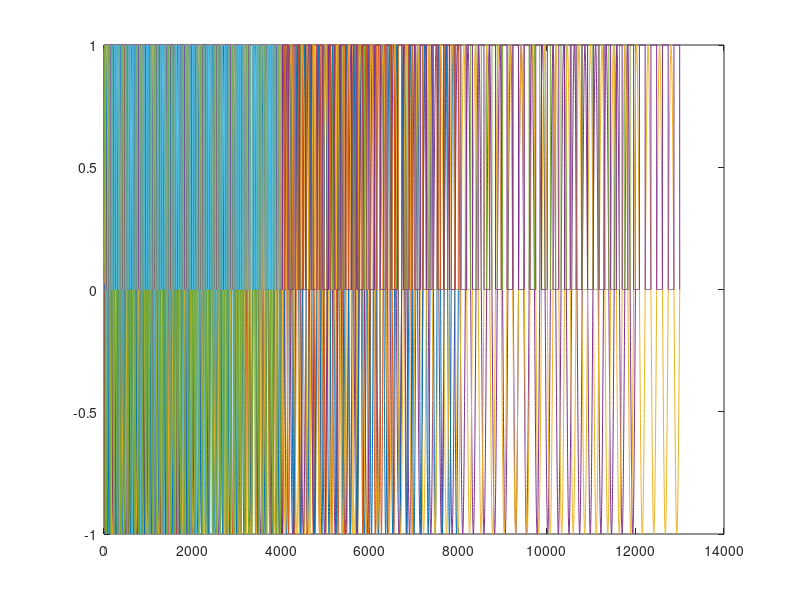

Write the MATLAB code that produced this figure.

clear
hold off
%% 以下为数字信号采样a


% x = 1:Fs*5;    % signal_duration = 5s
% x = 1:Fa*10;   % signal_duration = 10s

% x = 1:8192*10; % signal_duration=10s under Fs=8192
% x = 1:8192*5;  % signal_duration=5s under Fs=8192
Fs = 8192;
Fs = 1000;
Fs_v = [1000, 2000, 3000, 4000, 5000;
        6000, 7000, 8000, 9000, 10000;
        1100, 12000,13000,14000,15000;]
for kk = 1:10
    Fs = Fs_v(kk);
x = 1:Fs*1;      % signal_duration=1s
freq = 50; % signal frequency /Hz


% SIG_sin
SIG_sin = sin(2*pi*freq/Fs*x);
plot(x, SIG_sin)
hold on
sound(SIG_sin, Fs);


% SIG_sq
sq_wid_l = 0.5;
sq_wid_s = 1-sq_wid_l;
tep = zeros(size(x));

for k = 1:x(end)
    sec = freq/Fs*k;
    if sec-fix(sec)<sq_wid_l
        tep(k) = 0;
    else
        tep(k) = 1;
    end
end

SIG_sq = tep;

plot(x, SIG_sq)
% sound(SIG_sq, Fs)


pause(1)
end


%% 以下为模拟信号采样




%{
t = linspace(0, 4.8, 4.8e+4);
f0 = 200;
f1 = 10000;
Fs = 1/mean(diff(t));
x = chirp(t, f0, t(end), f1);

sound(x, Fs)
figure(1)
plot(t, x)
%}



%{
load gong
% sound(y,Fs)
sound(sin(2*pi*25*(1:4000)/100));

load chirp
sound(x, Fs)
%}







